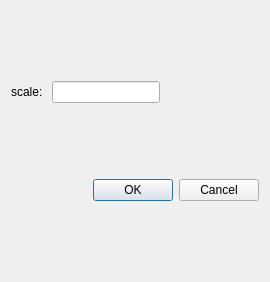
<?xml version="1.0" encoding="UTF-8"?>
<ui version="4.0">
 <class>FieldCurvatureSettingDialog</class>
 <widget class="QDialog" name="FieldCurvatureSettingDialog">
  <property name="geometry">
   <rect>
    <x>0</x>
    <y>0</y>
    <width>270</width>
    <height>282</height>
   </rect>
  </property>
  <property name="windowTitle">
   <string>Dialog</string>
  </property>
  <layout class="QGridLayout" name="gridLayout">
   <item row="0" column="1">
    <widget class="QLineEdit" name="scaleEdit"/>
   </item>
   <item row="0" column="0">
    <widget class="QLabel" name="label">
     <property name="text">
      <string>scale: </string>
     </property>
    </widget>
   </item>
   <item row="0" column="2">
    <spacer name="horizontalSpacer">
     <property name="orientation">
      <enum>Qt::Horizontal</enum>
     </property>
     <property name="sizeHint" stdset="0">
      <size>
       <width>40</width>
       <height>20</height>
      </size>
     </property>
    </spacer>
   </item>
   <item row="1" column="0" colspan="3">
    <widget class="QDialogButtonBox" name="buttonBox">
     <property name="orientation">
      <enum>Qt::Horizontal</enum>
     </property>
     <property name="standardButtons">
      <set>QDialogButtonBox::Cancel|QDialogButtonBox::Ok</set>
     </property>
    </widget>
   </item>
  </layout>
 </widget>
 <resources/>
 <connections>
  <connection>
   <sender>buttonBox</sender>
   <signal>accepted()</signal>
   <receiver>FieldCurvatureSettingDialog</receiver>
   <slot>accept()</slot>
   <hints>
    <hint type="sourcelabel">
     <x>248</x>
     <y>254</y>
    </hint>
    <hint type="destinationlabel">
     <x>157</x>
     <y>274</y>
    </hint>
   </hints>
  </connection>
  <connection>
   <sender>buttonBox</sender>
   <signal>rejected()</signal>
   <receiver>FieldCurvatureSettingDialog</receiver>
   <slot>reject()</slot>
   <hints>
    <hint type="sourcelabel">
     <x>316</x>
     <y>260</y>
    </hint>
    <hint type="destinationlabel">
     <x>286</x>
     <y>274</y>
    </hint>
   </hints>
  </connection>
 </connections>
</ui>
